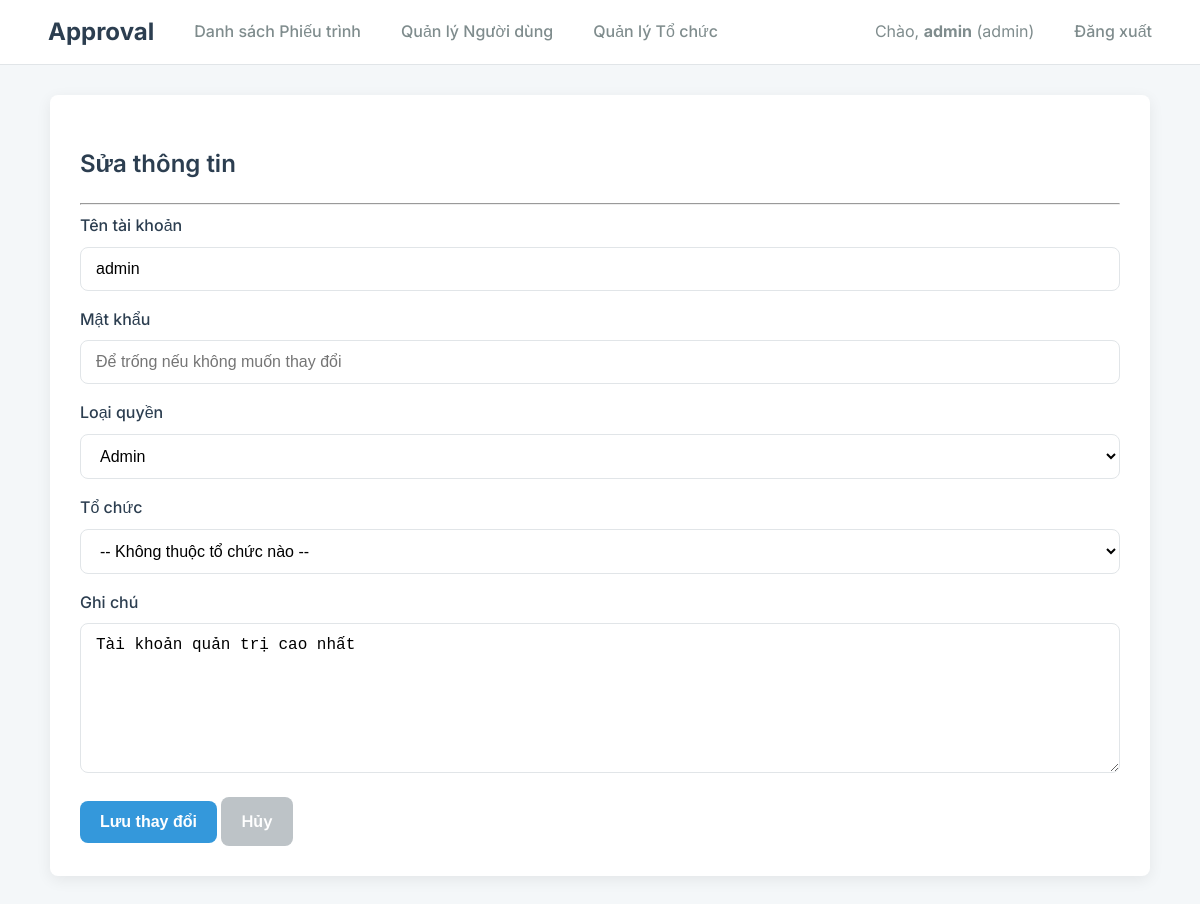
The app's page /admin/user/edit/1 (signed in) with its own data.
### tables this page shows
CREATE TABLE users (
    id INTEGER PRIMARY KEY AUTOINCREMENT,
    username TEXT NOT NULL UNIQUE,
    password TEXT NOT NULL,
    organization_id INTEGER,
    notes TEXT,
    role TEXT NOT NULL,
    FOREIGN KEY (organization_id) REFERENCES organizations (id)
);

### app.py (the view, shortened to what this page needs)
@app.route('/admin/user/edit/<int:id>', methods=['GET', 'POST'])
@app.route('/admin/user/add', methods=['GET', 'POST'], defaults={'id': None})
@login_required
@admin_required
def edit_user(id):
    db = get_db()
    user = None
    if id:
        user = db.execute('SELECT * FROM users WHERE id = ?', (id,)).fetchone()
    organizations = db.execute('SELECT * FROM organizations ORDER BY name').fetchall()
    return render_template('chi_tiet_nguoi_dung.html', user=user, organizations=organizations)

### app.py (called while the page is built)
def get_db():
    db = getattr(g, '_database', None)
    if db is None:
        db = g._database = sqlite3.connect(DATABASE)
        db.row_factory = sqlite3.Row # Giúp truy cập cột bằng tên
    return db

@app.teardown_appcontext
def close_connection(exception):
    db = getattr(g, '_database', None)
    if db is not None:
        db.close()

def login_required(f):
    @wraps(f)
    def decorated_function(*args, **kwargs):
        if 'user_id' not in session:
            return redirect(url_for('login'))
        return f(*args, **kwargs)
    return decorated_function

def admin_required(f):
    @wraps(f)
    def decorated_function(*args, **kwargs):
        if 'role' not in session or session['role'] != 'admin':
            flash('Bạn không có quyền truy cập trang này!', 'danger')
            return redirect(url_for('index'))
        return f(*args, **kwargs)
    return decorated_function

### templates/chi_tiet_nguoi_dung.html (shortened to what this page needs)
{% extends "base.html" %}
{% block content %}
    <h2>{{ 'Sửa thông tin' if user else 'Thêm Người dùng mới' }}</h2>
    <hr>
    <form method="post">
        <div class="form-group">
            <label for="username">Tên tài khoản</label>
            <input type="text" name="username" class="form-control" value="{{ user.username if user }}" required>
        </div>
        <div class="form-group">
            <label for="password">Mật khẩu</label>
            <input type="password" name="password" class="form-control" placeholder="{{ 'Để trống nếu không muốn thay đổi' if user }}">
        </div>
        <div class="form-group">
            <label for="role">Loại quyền</label>
            <select name="role" class="form-control" required>
                <option value="admin" {% if user and user.role == 'admin' %}selected{% endif %}>Admin</option>
            </select>
        </div>
        <div class="form-group">
            <label for="organization_id">Tổ chức</label>
            <select name="organization_id" class="form-control">
                <option value="">-- Không thuộc tổ chức nào --</option>
            </select>
        </div>
        <div class="form-group">
            <label for="notes">Ghi chú</label>
            <textarea name="notes" class="form-control">{{ user.notes if user }}</textarea>
        </div>
        <button type="submit" class="btn btn-primary">Lưu thay đổi</button>
        <a href="{{ url_for('quan_ly_nguoi_dung') }}" class="btn btn-secondary">Hủy</a>
    </form>
{% endblock %}

### static/css/style.css (style rules this page uses)
:root { --primary-color: #3498db; --primary-hover: #2980b9; --success-color: #2ecc71; --danger-color: #e74c3c; --warning-color: #f39c12; --secondary-color: #95a5a6; --background-color: #f4f7f9; --surface-color: #ffffff; --text-color: #2c3e50; --text-secondary-color: #7f8c8d; --border-color: #e1e5e8; --font-family: 'Inter', sans-serif; --border-radius: 8px; --box-shadow: 0 4px 15px rgba(0, 0, 0, 0.07); --transition-speed: 0.2s ease; }
*, *::before, *::after { box-sizing: border-box; }
html { scroll-behavior: smooth; }
body { font-family: var(--font-family); background-color: var(--background-color); color: var(--text-color); margin: 0; line-height: 1.6; -webkit-font-smoothing: antialiased; -moz-osx-font-smoothing: grayscale; }
h1, h2, h3, h4 { color: var(--text-color); font-weight: 600; }
a { color: var(--primary-color); text-decoration: none; transition: color var(--transition-speed); }
.form-group { margin-bottom: 1rem; }
.form-group label { display: block; margin-bottom: 0.5rem; font-weight: 500; }
.form-control { width: 100%; padding: 12px 15px; font-size: 1rem; border: 1px solid var(--border-color); border-radius: var(--border-radius); background-color: #fff; transition: border-color var(--transition-speed), box-shadow var(--transition-speed); }
textarea.form-control { min-height: 150px; resize: vertical; }
.btn { padding: 12px 20px; font-size: 1rem; font-weight: 600; border: none; border-radius: var(--border-radius); cursor: pointer; text-decoration: none; display: inline-block; text-align: center; color: white; transition: background-color var(--transition-speed), transform var(--transition-speed), box-shadow var(--transition-speed); }
.btn-primary { background-color: var(--primary-color); }
.btn-secondary { background-color: #bdc3c7; }

### records on screen
users: username "admin", role "Admin", notes "Tài khoản quản trị cao nhất"

### other values on screen
{{ session['username'] }} "admin"
{{ session['role'] }} "admin"
{{ 'Sửa thông tin' if user else 'Thêm Người dùng mới' }} "Sửa thông tin"
